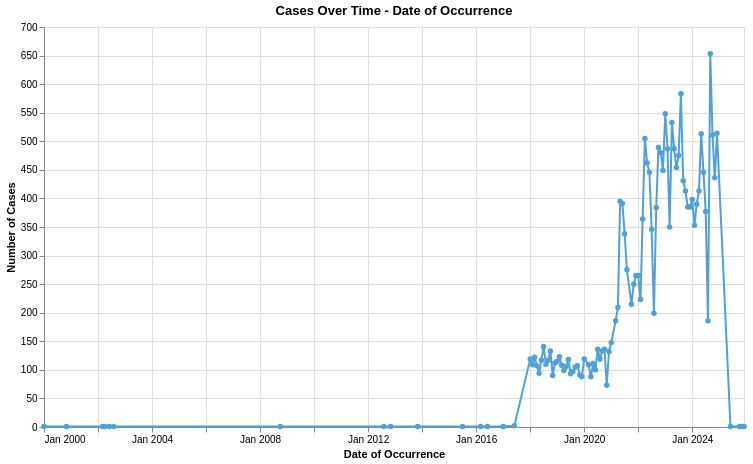

The code cell stored with this chart in its notebook:
### Code cell
time_series_data = (
    df_cleaned
    .filter(pl.col('Cleaned Date').is_not_null())  # Remove null dates
    .with_columns(
        pl.col('Cleaned Date').str.to_date("%m/%d/%Y").alias('Date_parsed')  # Convert to actual date
    )
    #.filter(pl.col('Date_parsed').dt.year().is_between(2018, 2024)) 
    .with_columns(
        pl.col('Date_parsed').dt.truncate('1mo').alias('Month')
    )
    .group_by('Month')
    .len()
    .sort('Month')
    .rename({'len': 'Case Count'})
)

# Create the time series chart
time_series_chart = alt.Chart(time_series_data).mark_line(
    point=True,
    strokeWidth=2
).encode(
    x=alt.X('Month:T', 
            title='Date of Occurrence',
            axis=alt.Axis(format='%b %Y')  # Format as "Jan 2021"
    ),
    y=alt.Y('Case Count:Q', 
            title='Number of Cases'
    ),
    color=alt.value("#50a0d9"),
    tooltip=[
        alt.Tooltip('Month:T', format='%B %d, %Y', title='Date'),
        alt.Tooltip('Case Count:Q', title='Cases')
    ]
).properties(
    width=700,
    height=400,
    title='Cases Over Time - Date of Occurrence'
)

time_series_chart

### Figure 1 — Vega-Lite specification as saved in the notebook (floating-point values rounded to 4 significant figures)
{"config": {"view": {"continuousWidth": 300, "continuousHeight": 300}}, "data": {"name": "data-f34ac4e4eb791492fe3bb9c95225ee34"}, "mark": {"type": "line", "point": true, "strokeWidth": 2}, "encoding": {"color": {"value": "#50a0d9"}, "tooltip": [{"field": "Month", "format": "%B %d, %Y", "title": "Date", "type": "temporal"}, {"field": "Case Count", "title": "Cases", "type": "quantitative"}], "x": {"axis": {"format": "%b %Y"}, "field": "Month", "title": "Date of Occurrence", "type": "temporal"}, "y": {"field": "Case Count", "title": "Number of Cases", "type": "quantitative"}}, "height": 400, "title": "Cases Over Time - Date of Occurrence", "width": 700, "$schema": "https://vega.github.io/schema/vega-lite/v5.20.1.json", "datasets": {"data-f34ac4e4eb791492fe3bb9c95225ee34": [{"Month": "2000-01-01T00:00:00", "Case Count": 1}, {"Month": "2000-11-01T00:00:00", "Case Count": 1}, {"Month": "2002-03-01T00:00:00", "Case Count": 1}, {"Month": "2002-04-01T00:00:00", "Case Count": 1}, {"Month": "2002-06-01T00:00:00", "Case Count": 1}, {"Month": "2002-08-01T00:00:00", "Case Count": 1}, {"Month": "2008-10-01T00:00:00", "Case Count": 1}, {"Month": "2012-08-01T00:00:00", "Case Count": 1}, {"Month": "2012-11-01T00:00:00", "Case Count": 1}, {"Month": "2013-11-01T00:00:00", "Case Count": 1}, {"Month": "2015-07-01T00:00:00", "Case Count": 1}, {"Month": "2016-03-01T00:00:00", "Case Count": 1}, {"Month": "2016-06-01T00:00:00", "Case Count": 1}, {"Month": "2017-01-01T00:00:00", "Case Count": 1}, {"Month": "2017-06-01T00:00:00", "Case Count": 2}, {"Month": "2018-01-01T00:00:00", "Case Count": 119}, {"Month": "2018-02-01T00:00:00", "Case Count": 109}, {"Month": "2018-03-01T00:00:00", "Case Count": 122}, {"Month": "2018-04-01T00:00:00", "Case Count": 107}, {"Month": "2018-05-01T00:00:00", "Case Count": 94}, {"Month": "2018-06-01T00:00:00", "Case Count": 117}, {"Month": "2018-07-01T00:00:00", "Case Count": 141}, {"Month": "2018-08-01T00:00:00", "Case Count": 110}, {"Month": "2018-09-01T00:00:00", "Case Count": 117}, {"Month": "2018-10-01T00:00:00", "Case Count": 133}, {"Month": "2018-11-01T00:00:00", "Case Count": 90}, {"Month": "2018-12-01T00:00:00", "Case Count": 112}, {"Month": "2019-01-01T00:00:00", "Case Count": 115}, {"Month": "2019-02-01T00:00:00", "Case Count": 123}, {"Month": "2019-03-01T00:00:00", "Case Count": 108}, {"Month": "2019-04-01T00:00:00", "Case Count": 99}, {"Month": "2019-05-01T00:00:00", "Case Count": 106}, {"Month": "2019-06-01T00:00:00", "Case Count": 118}, {"Month": "2019-07-01T00:00:00", "Case Count": 93}, {"Month": "2019-08-01T00:00:00", "Case Count": 97}, {"Month": "2019-09-01T00:00:00", "Case Count": 105}, {"Month": "2019-10-01T00:00:00", "Case Count": 107}, {"Month": "2019-11-01T00:00:00", "Case Count": 91}, {"Month": "2019-12-01T00:00:00", "Case Count": 88}, {"Month": "2020-01-01T00:00:00", "Case Count": 119}, {"Month": "2020-03-01T00:00:00", "Case Count": 109}, {"Month": "2020-04-01T00:00:00", "Case Count": 88}, {"Month": "2020-05-01T00:00:00", "Case Count": 111}, {"Month": "2020-06-01T00:00:00", "Case Count": 100}, {"Month": "2020-07-01T00:00:00", "Case Count": 136}, {"Month": "2020-08-01T00:00:00", "Case Count": 119}, {"Month": "2020-09-01T00:00:00", "Case Count": 133}, {"Month": "2020-10-01T00:00:00", "Case Count": 136}, {"Month": "2020-11-01T00:00:00", "Case Count": 73}, {"Month": "2020-12-01T00:00:00", "Case Count": 132}, {"Month": "2021-01-01T00:00:00", "Case Count": 148}, {"Month": "2021-03-01T00:00:00", "Case Count": 186}, {"Month": "2021-04-01T00:00:00", "Case Count": 209}, {"Month": "2021-05-01T00:00:00", "Case Count": 395}, {"Month": "2021-06-01T00:00:00", "Case Count": 391}, {"Month": "2021-07-01T00:00:00", "Case Count": 338}, {"Month": "2021-08-01T00:00:00", "Case Count": 275}, {"Month": "2021-10-01T00:00:00", "Case Count": 215}, {"Month": "2021-11-01T00:00:00", "Case Count": 250}, {"Month": "2021-12-01T00:00:00", "Case Count": 265}, {"Month": "2022-01-01T00:00:00", "Case Count": 265}, {"Month": "2022-02-01T00:00:00", "Case Count": 223}, {"Month": "2022-03-01T00:00:00", "Case Count": 364}, {"Month": "2022-04-01T00:00:00", "Case Count": 505}, {"Month": "2022-05-01T00:00:00", "Case Count": 462}, {"Month": "2022-06-01T00:00:00", "Case Count": 446}, {"Month": "2022-07-01T00:00:00", "Case Count": 346}, {"Month": "2022-08-01T00:00:00", "Case Count": 199}, {"Month": "2022-09-01T00:00:00", "Case Count": 384}, {"Month": "2022-10-01T00:00:00", "Case Count": 489}, {"Month": "2022-11-01T00:00:00", "Case Count": 480}, {"Month": "2022-12-01T00:00:00", "Case Count": 449}, {"Month": "2023-01-01T00:00:00", "Case Count": 548}, {"Month": "2023-02-01T00:00:00", "Case Count": 487}, {"Month": "2023-03-01T00:00:00", "Case Count": 350}, {"Month": "2023-04-01T00:00:00", "Case Count": 533}, {"Month": "2023-05-01T00:00:00", "Case Count": 487}, {"Month": "2023-06-01T00:00:00", "Case Count": 454}, {"Month": "2023-07-01T00:00:00", "Case Count": 475}, {"Month": "2023-08-01T00:00:00", "Case Count": 583}, {"Month": "2023-09-01T00:00:00", "Case Count": 431}, {"Month": "2023-10-01T00:00:00", "Case Count": 413}, {"Month": "2023-11-01T00:00:00", "Case Count": 385}, {"Month": "2023-12-01T00:00:00", "Case Count": 385}, {"Month": "2024-01-01T00:00:00", "Case Count": 398}, {"Month": "2024-02-01T00:00:00", "Case Count": 353}, {"Month": "2024-03-01T00:00:00", "Case Count": 390}, {"Month": "2024-04-01T00:00:00", "Case Count": 413}, {"Month": "2024-05-01T00:00:00", "Case Count": 513}, {"Month": "2024-06-01T00:00:00", "Case Count": 446}, {"Month": "2024-07-01T00:00:00", "Case Count": 377}, {"Month": "2024-08-01T00:00:00", "Case Count": 186}, {"Month": "2024-09-01T00:00:00", "Case Count": 653}, {"Month": "2024-10-01T00:00:00", "Case Count": 511}, {"Month": "2024-11-01T00:00:00", "Case Count": 436}, {"Month": "2024-12-01T00:00:00", "Case Count": 514}, {"Month": "2025-06-01T00:00:00", "Case Count": 1}, {"Month": "2025-10-01T00:00:00", "Case Count": 1}, {"Month": "2025-11-01T00:00:00", "Case Count": 1}, {"Month": "2025-12-01T00:00:00", "Case Count": 1}]}}
